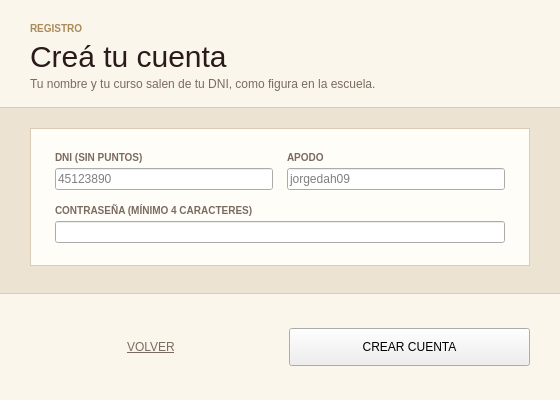
<?xml version='1.0' encoding='utf-8'?>
<ui version="4.0">
 <class>RegisterDialog</class>
 <widget class="QDialog" name="RegisterDialog">
  <property name="geometry">
   <rect>
    <x>0</x>
    <y>0</y>
    <width>560</width>
    <height>400</height>
   </rect>
  </property>
  <property name="windowTitle">
   <string>Registro - El Buffet de Alejandro</string>
  </property>
  <layout class="QVBoxLayout" name="layoutVentana">
   <property name="spacing">
    <number>0</number>
   </property>
   <property name="leftMargin">
    <number>0</number>
   </property>
   <property name="topMargin">
    <number>0</number>
   </property>
   <property name="rightMargin">
    <number>0</number>
   </property>
   <property name="bottomMargin">
    <number>0</number>
   </property>
   <item>
    <widget class="QFrame" name="headerFrame">
     <property name="styleSheet">
      <string>#headerFrame { background-color: #FBF6EC; border-bottom: 1px solid #D9CBB5; }</string>
     </property>
     <layout class="QVBoxLayout" name="layoutHeader">
      <property name="spacing">
       <number>2</number>
      </property>
      <property name="leftMargin">
       <number>30</number>
      </property>
      <property name="topMargin">
       <number>20</number>
      </property>
      <property name="rightMargin">
       <number>30</number>
      </property>
      <property name="bottomMargin">
       <number>16</number>
      </property>
      <item>
       <widget class="QLabel" name="lblEtiqueta">
        <property name="text">
         <string>REGISTRO</string>
        </property>
        <property name="styleSheet">
         <string>font-size: 10px; font-weight: bold; color: #A88A5B;</string>
        </property>
       </widget>
      </item>
      <item>
       <widget class="QLabel" name="lblTituloVentana">
        <property name="text">
         <string>Creá tu cuenta</string>
        </property>
        <property name="styleSheet">
         <string>font-family: 'Sitka Banner', 'Palatino Linotype', Georgia; font-size: 30px; color: #2B1A1A;</string>
        </property>
       </widget>
      </item>
      <item>
       <widget class="QLabel" name="lblSubtituloVentana">
        <property name="text">
         <string>Tu nombre y tu curso salen de tu DNI, como figura en la escuela.</string>
        </property>
        <property name="styleSheet">
         <string>font-size: 12px; color: #7A6A60;</string>
        </property>
        <property name="wordWrap">
         <bool>true</bool>
        </property>
       </widget>
      </item>
     </layout>
    </widget>
   </item>
   <item>
    <widget class="QFrame" name="bodyFrame">
     <property name="styleSheet">
      <string>#bodyFrame { background-color: #EDE3D3; }</string>
     </property>
     <layout class="QVBoxLayout" name="layoutBody">
      <property name="leftMargin">
       <number>30</number>
      </property>
      <property name="topMargin">
       <number>20</number>
      </property>
      <property name="rightMargin">
       <number>30</number>
      </property>
      <property name="bottomMargin">
       <number>20</number>
      </property>
      <item>
       <widget class="QFrame" name="cardRegister">
        <property name="styleSheet">
         <string>#cardRegister { background-color: #FFFDF8; border: 1px solid #D9CBB5; }</string>
        </property>
        <layout class="QVBoxLayout" name="layoutRegForm">
         <property name="spacing">
          <number>14</number>
         </property>
         <property name="leftMargin">
          <number>24</number>
         </property>
         <property name="topMargin">
          <number>22</number>
         </property>
         <property name="rightMargin">
          <number>24</number>
         </property>
         <property name="bottomMargin">
          <number>22</number>
         </property>
         <item>
          <layout class="QHBoxLayout" name="filaDni">
           <property name="spacing">
            <number>14</number>
           </property>
           <item>
            <layout class="QVBoxLayout" name="layout_lblRegDni">
             <property name="spacing">
              <number>4</number>
             </property>
             <item>
              <widget class="QLabel" name="lblRegDni">
               <property name="text">
                <string>DNI (SIN PUNTOS)</string>
               </property>
               <property name="styleSheet">
                <string>font-size: 10px; font-weight: bold; color: #7A6A60;</string>
               </property>
              </widget>
             </item>
             <item>
              <widget class="QLineEdit" name="txtRegDni">
               <property name="placeholderText">
                <string>45123890</string>
               </property>
              </widget>
             </item>
            </layout>
           </item>
           <item>
            <layout class="QVBoxLayout" name="layout_lblRegApodo">
             <property name="spacing">
              <number>4</number>
             </property>
             <item>
              <widget class="QLabel" name="lblRegApodo">
               <property name="text">
                <string>APODO</string>
               </property>
               <property name="styleSheet">
                <string>font-size: 10px; font-weight: bold; color: #7A6A60;</string>
               </property>
              </widget>
             </item>
             <item>
              <widget class="QLineEdit" name="txtRegApodo">
               <property name="placeholderText">
                <string>jorgedah09</string>
               </property>
              </widget>
             </item>
            </layout>
           </item>
          </layout>
         </item>
         <item>
          <layout class="QVBoxLayout" name="layout_lblRegPass">
           <property name="spacing">
            <number>4</number>
           </property>
           <item>
            <widget class="QLabel" name="lblRegPass">
             <property name="text">
              <string>CONTRASEÑA (MÍNIMO 4 CARACTERES)</string>
             </property>
             <property name="styleSheet">
              <string>font-size: 10px; font-weight: bold; color: #7A6A60;</string>
             </property>
            </widget>
           </item>
           <item>
            <widget class="QLineEdit" name="txtRegPass">
             <property name="placeholderText">
              <string />
             </property>
             <property name="echoMode">
              <enum>QLineEdit::Password</enum>
             </property>
            </widget>
           </item>
          </layout>
         </item>
        </layout>
       </widget>
      </item>
      <item>
       <spacer name="espacioBody">
        <property name="orientation">
         <enum>Qt::Vertical</enum>
        </property>
       </spacer>
      </item>
     </layout>
    </widget>
   </item>
   <item>
    <widget class="QFrame" name="footerFrame">
     <property name="styleSheet">
      <string>#footerFrame { background-color: #FBF6EC; border-top: 1px solid #D9CBB5; }</string>
     </property>
     <layout class="QHBoxLayout" name="layoutFooter">
      <property name="spacing">
       <number>10</number>
      </property>
      <property name="leftMargin">
       <number>30</number>
      </property>
      <property name="topMargin">
       <number>14</number>
      </property>
      <property name="rightMargin">
       <number>30</number>
      </property>
      <property name="bottomMargin">
       <number>14</number>
      </property>
      <item>
       <widget class="QPushButton" name="btnCancelarRegistro">
        <property name="minimumSize">
         <size>
          <width>0</width>
          <height>38</height>
         </size>
        </property>
        <property name="text">
         <string>VOLVER</string>
        </property>
        <property name="styleSheet">
         <string>QPushButton { background-color: transparent; color: #7A6A60; border: none; text-decoration: underline; }
QPushButton:hover { color: #6B1B2A; }
QPushButton:disabled { color: #B5A898; background-color: transparent; }</string>
        </property>
       </widget>
      </item>
      <item>
       <spacer name="espacioFooter">
        <property name="orientation">
         <enum>Qt::Horizontal</enum>
        </property>
       </spacer>
      </item>
      <item>
       <widget class="QPushButton" name="btnRegisterConfirm">
        <property name="minimumSize">
         <size>
          <width>0</width>
          <height>38</height>
         </size>
        </property>
        <property name="text">
         <string>CREAR CUENTA</string>
        </property>
       </widget>
      </item>
     </layout>
    </widget>
   </item>
  </layout>
 </widget>
 <resources />
 <connections />
</ui>
